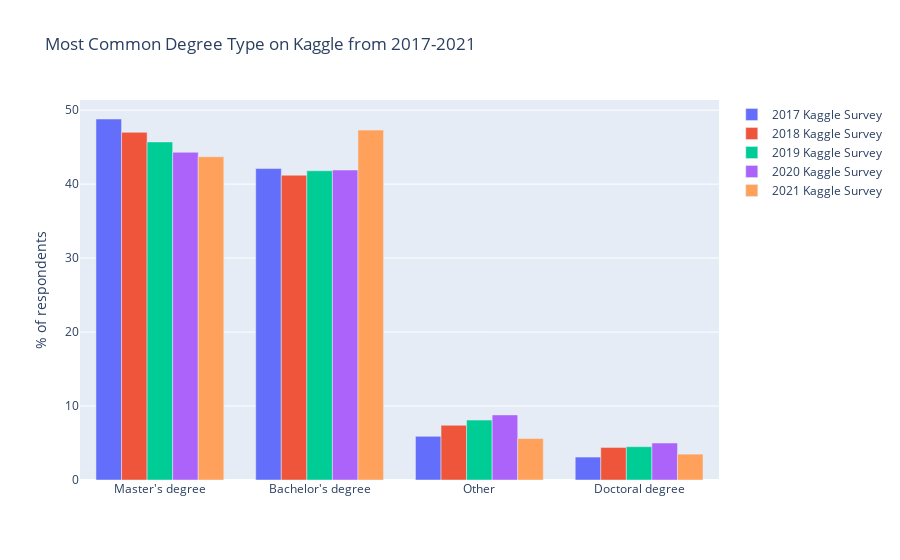

The code cell stored with this chart in its notebook:
### Code cell
responses_df_2017['FormalEducation'].replace(["Master's degree"], "Master's degree",inplace=True)
responses_df_2017['FormalEducation'].replace(["Bachelor's degree"], "Bachelor's degree",inplace=True)
responses_df_2018['Q4'].replace(["Masterâs degree"], "Master's degree",inplace=True)
responses_df_2019['Q4'].replace(["Masterâs degree"], "Master's degree",inplace=True)
responses_df_2020['Q4'].replace(["Masterâs degree"], "Master's degree",inplace=True)
responses_df_2021['Q4'].replace(["Masterâs degree"], "Master's degree",inplace=True)
responses_df_2018['Q4'].replace(["Bachelorâs degree"], "Bachelor's degree",inplace=True)
responses_df_2019['Q4'].replace(["Bachelorâs degree"], "Bachelor's degree",inplace=True)
responses_df_2020['Q4'].replace(["Bachelorâs degree"], "Bachelor's degree",inplace=True)
responses_df_2021['Q4'].replace(["Bachelorâs degree"], "Bachelor's degree",inplace=True)

subset_of_degrees = ["Bachelor's degree","Master's degree","Doctoral degree"]
responses_df_2017.FormalEducation[~responses_df_2017.FormalEducation.isin(subset_of_degrees)] = "Other"
responses_df_2018.Q4[~responses_df_2018.Q4.isin(subset_of_degrees)] = "Other"
responses_df_2019.Q4[~responses_df_2019.Q4.isin(subset_of_degrees)] = "Other"
responses_df_2020.Q4[~responses_df_2020.Q4.isin(subset_of_degrees)] = "Other"
responses_df_2021.Q4[~responses_df_2021.Q4.isin(subset_of_degrees)] = "Other"

question_name = 'Q4'
sorted_percentages_2017 = count_then_return_percent(responses_df_2017,'FormalEducation')
sorted_percentages_2018 = count_then_return_percent(responses_df_2018,question_name)
sorted_percentages_2019 = count_then_return_percent(responses_df_2019,question_name)#
sorted_percentages_2020 = count_then_return_percent(responses_df_2020,question_name)
sorted_percentages_2021 = count_then_return_percent(responses_df_2021,question_name)
title_for_chart = 'Most Common Degree Type on Kaggle from 2017-2021'
title_for_y_axis = '% of respondents'

fig = go.Figure(data=[
    go.Bar(name='2017 Kaggle Survey', x=pd.Series(sorted_percentages_2017.index), y=pd.Series(sorted_percentages_2017)),
    go.Bar(name='2018 Kaggle Survey', x=pd.Series(sorted_percentages_2018.index), y=pd.Series(sorted_percentages_2018)),
    go.Bar(name='2019 Kaggle Survey', x=pd.Series(sorted_percentages_2019.index), y=pd.Series(sorted_percentages_2019)),
    go.Bar(name='2020 Kaggle Survey', x=pd.Series(sorted_percentages_2020.index), y=pd.Series(sorted_percentages_2020)),
    go.Bar(name='2021 Kaggle Survey', x=pd.Series(sorted_percentages_2021.index), y=pd.Series(sorted_percentages_2021))
           ])
fig.update_layout(barmode='group') 
fig.update_layout(title=title_for_chart,yaxis=dict(title=title_for_y_axis))
fig.show()

### Figure 1 — Plotly figure (JSON) as saved in the notebook; plotly's stock layout.template omitted (floating-point values rounded to 4 significant figures)
{"data": [{"name": "2017 Kaggle Survey", "type": "bar", "x": ["Master's degree", "Bachelor's degree", "Other", "Doctoral degree"], "y": [48.8, 42.1, 5.9, 3.1]}, {"name": "2018 Kaggle Survey", "type": "bar", "x": ["Master's degree", "Bachelor's degree", "Other", "Doctoral degree"], "y": [47.0, 41.2, 7.4, 4.4]}, {"name": "2019 Kaggle Survey", "type": "bar", "x": ["Master's degree", "Bachelor's degree", "Other", "Doctoral degree"], "y": [45.7, 41.8, 8.1, 4.5]}, {"name": "2020 Kaggle Survey", "type": "bar", "x": ["Master's degree", "Bachelor's degree", "Other", "Doctoral degree"], "y": [44.3, 41.9, 8.8, 5.0]}, {"name": "2021 Kaggle Survey", "type": "bar", "x": ["Bachelor's degree", "Master's degree", "Other", "Doctoral degree"], "y": [47.3, 43.7, 5.6, 3.5]}], "layout": {"barmode": "group", "title": {"text": "Most Common Degree Type on Kaggle from 2017-2021"}, "yaxis": {"title": {"text": "% of respondents"}}}}
